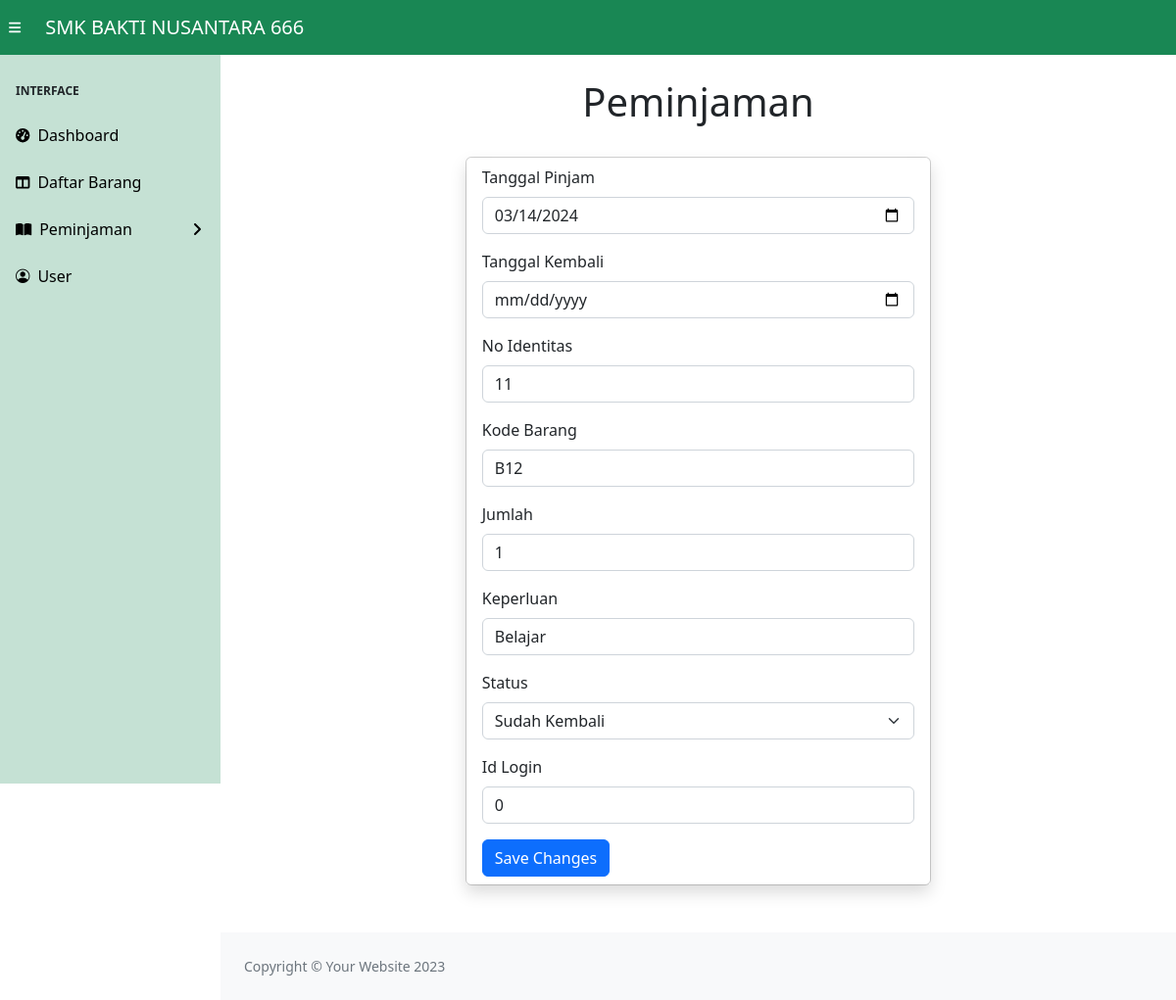
Page /edit_peminjaman.php?id=148 on the committed database.
### tables this page shows
CREATE TABLE `peminjaman` (
  `id` int(11) NOT NULL,
  `tgl_pinjam` date NOT NULL,
  `tgl_kembali` date NOT NULL,
  `no_identitas` varchar(255) NOT NULL,
  `kode_barang` varchar(255) NOT NULL,
  `jumlah` int(11) NOT NULL,
  `keperluan` varchar(255) NOT NULL,
  `status` varchar(255) NOT NULL,
  `id_login` int(11) NOT NULL
);

### database.php (called while the page is built, shortened)
<?php
$connect=mysqli_connect(DB_HOST, DB_USER, DB_PASS, DB_NAME) or die("Failed to connect to MYSQL: " . mysqli_error($connect));
function Editpeminjaman($tablename, $id)
{
    global $connect;
    $hasil=mysqli_query($connect, "SELECT * FROM $tablename WHERE id='$id'");
    return $hasil;
}
?>

### edit_peminjaman.php (the view, shortened to what this page needs)
<?php
require_once("database.php");
$data=Editpeminjaman("peminjaman",$_GET['id']);
?>
<!DOCTYPE html>
<html lang="en">
    <head>
        <link rel="stylesheet" href="https://cdn.jsdelivr.net/npm/bootstrap-icons@1.11.3/font/bootstrap-icons.min.css">
        <link href="https://cdn.jsdelivr.net/npm/simple-datatables@7.1.2/dist/style.min.css" rel="stylesheet" />
        <link href="css/styles.css" rel="stylesheet" />
    </head>
    <body class="sb-nav-fixed">
        <nav class="sb-topnav navbar navbar-expand bg-success">
            <button class="btn btn-link btn-sm order-1 order-lg-0 me-4 me-lg-0" id="sidebarToggle" href="#!" style="color: white"><i class="fas fa-bars"></i></button>
            <a class="navbar-brand ps-3" href="#" style="color:white">SMK BAKTI NUSANTARA 666</a>
            <ul class="navbar-nav ms-auto ms-md-0 me-3 me-lg-4" style="padding-left: 1200px;">
            </ul>
        </nav>
        <div id="layoutSidenav">
            <div id="layoutSidenav_nav">
                <nav class="sb-sidenav accordion bg-success bg-opacity-25" id="sidenavAccordion">
                    <div class="sb-sidenav-menu">
                        <div class="nav">
                            <div class="sb-sidenav-menu-heading">Interface</div>
                            <a class="nav-link text-decoration-none" href="home.php" style="color: black;">
                                <div class="sb-nav-link-icon"><i class="fas fa-tachometer-alt"></i></div>
                                Dashboard
                            </a>
                            <a class="nav-link" href="data_barang.php" style="color: black;">
                                <div class="sb-nav-link-icon"><i class="fas fa-columns"></i></div>
                                Daftar Barang
                            </a>
                            <a class="nav-link collapsed" style="color:black;" href="#" data-bs-toggle="collapse" data-bs-target="#collapsePages" aria-expanded="false" aria-controls="collapsePages">
                                <div class="sb-nav-link-icon"><i class="fas fa-book-open"></i></div>
                                Peminjaman
                                <div class="sb-sidenav-collapse-arrow"><i class="fas fa-angle-down"></i></div>
                            </a>
                            <a class="nav-link" href="data_user.php" style="color: black;">
                                <div class="sb-nav-link-icon"><i class="bi bi-person-circle"></i></div>
                                User
                            </a>
                        </div>
                    </div>
                </nav>
            </div>
            <div id="layoutSidenav_content">
                <h1 class="mt-4"><center>Peminjaman</center></h1>
                <br>
                <div class="container">
                <div class="card mx-auto col-lg-6 ">
                    <div class="card-body shadow h-100 py-2">
                    <?php while($peminjaman = mysqli_fetch_array($data)) :?>
                    <form action="update_peminjaman.php" method="POST">
                    <div class="mb-3">
                            <label form="tanggal" class="form-label">Tanggal Pinjam</label>
                            <input type="date" class="form-control" id="tgl_pinjam" name="tgl_pinjam" value="<?php echo $peminjaman['tgl_pinjam'];?>">
                        </div>
                        <div class="mb-3">
                            <label form="tanggal" class="form-label">Tanggal Kembali</label>
                            <input type="date" class="form-control" id="tgl_kembali" name="tgl_kembali" value="<?php echo $peminjaman['tgl_kembali'];?>">
                        </div>
                        <div class="mb-3">
                            <label form="nama" class="form-label">No Identitas</label>
                            <input type="text" class="form-control" id="no_identitas" name="no_identitas" value="<?php echo $peminjaman['no_identitas'];?>">
                        </div>
                        <div class="mb-3">
                            <label form="merk" class="form-label">Kode Barang</label>
                            <input type="text" class="form-control" id="kode_barang" name="kode_barang" value="<?php echo $peminjaman['kode_barang'];?>">
                        </div>
                        <div class="mb-3">
                            <label form="harga" class="form-label">Jumlah</label>
                            <input type="text" class="form-control" id="jumlah" name="jumlah" value="<?php echo $peminjaman['jumlah'];?>">
                        </div>
                        <div class="mb-3">
                            <label form="keperluan" class="form-label">Keperluan</label>
                            <input type="text" class="form-control" id="keperluan" name="keperluan" value="<?php echo $peminjaman['keperluan'];?>">
                        </div>
                        <div class="mb-3">
                            <label form="status" class="form-label">Status</label>
                            <select id="disabledSelect" class="form-select" name="status">
                                <option >Sudah Kembali</option>
                            </select>
                        </div>
                        <div class="mb-3">
                        <label form="idlog" class="form-label">Id Login</label>
                        <input type="text" class="form-control" id="id_login" name="id_login" value="<?php echo $peminjaman['id_login'];?>">
                    </div>
                    <button type="submit" class="btn btn-primary" name="submit" value="Update">Save Changes</button>
                    <br>
                </form>
                <?php endwhile;?>
                    </div>
                </div>
                </div>
                <br><br>
                <footer class="py-4 bg-light mt-auto">
                    <div class="container-fluid px-4">
                        <div class="d-flex align-items-center justify-content-between small">
                            <div class="text-muted">Copyright &copy; Your Website 2023</div>
                        </div>
                    </div>
                </footer>
            </div>
        </div>
    </body>
</html>

### rows in the picture
peminjaman: tgl_pinjam "03/14/2024", no_identitas "11", kode_barang "B12", jumlah "1", keperluan "Belajar", id_login "0"
